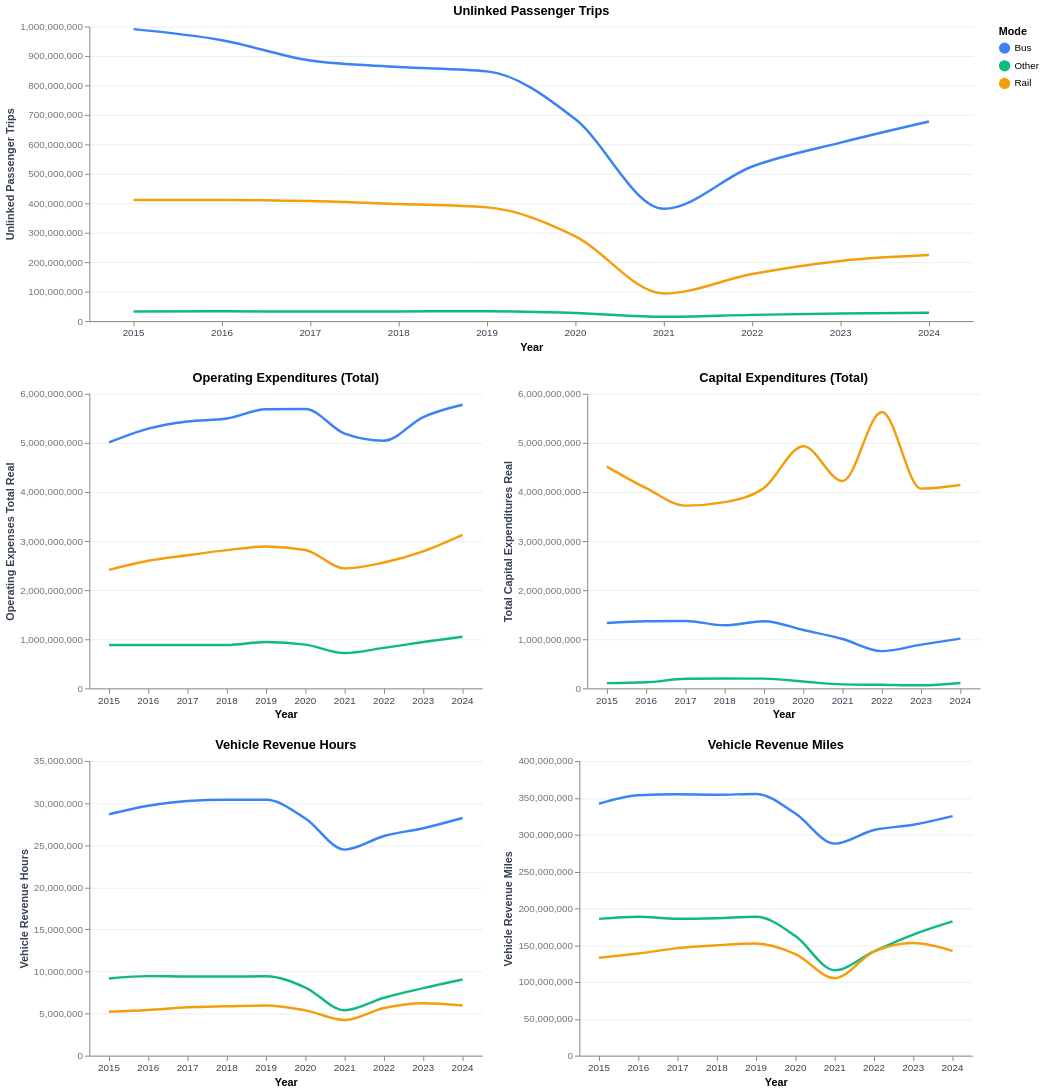

This figure's notebook cell:
### Markdown cell above
### 1.1 Ridership, OPEX, CAPEX, VRH and VRM Trend

### Code cell
ridership_trend = chart_ideas.mode_trend_chart(chart_ideas.prep_for_mode_trend(df_opex, "unlinked_passenger_trips"), "unlinked_passenger_trips").properties(title="Unlinked Passenger Trips")
opex_trend = chart_ideas.mode_trend_chart(chart_ideas.prep_for_mode_trend(df_opex, "operating_expenses_total_real"), "operating_expenses_total_real").properties(title="Operating Expenditures (Total)")
capex_trend = chart_ideas.mode_trend_chart(chart_ideas.prep_for_mode_trend(df_capex, "total_capital_expenditures_real"), "total_capital_expenditures_real").properties(title="Capital Expenditures (Total)")
vrh_trend = chart_ideas.mode_trend_chart(chart_ideas.prep_for_mode_trend(df_opex, "vehicle_revenue_hours"), "vehicle_revenue_hours").properties(title="Vehicle Revenue Hours")
vrm_trend = chart_ideas.mode_trend_chart(chart_ideas.prep_for_mode_trend(df_opex, "vehicle_revenue_miles"), "vehicle_revenue_miles").properties(title="Vehicle Revenue Miles")

mode_report_grid = (
    alt.vconcat(
        ridership_trend.properties(width=900),
        alt.hconcat(opex_trend, capex_trend),
        alt.hconcat(vrh_trend, vrm_trend)
    )
    .resolve_scale(color="shared")
    .configure_view(strokeWidth=0, fill="white")
    .configure_axis(labelFont="Arial", titleFont="Arial")
    .configure_title(font="Arial")
)

mode_report_grid
